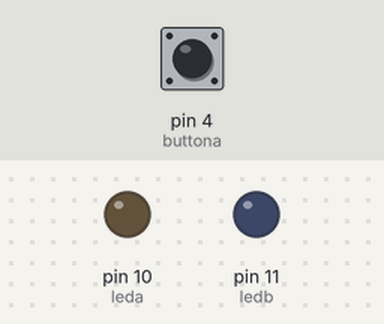
A sketch run on a simulated Arduino Uno, built with avr-gcc and run on an emulated ATmega328P. Shown: output pins drawn as LEDs (lit = HIGH). The inputs (shaded band) are chosen by the test bench; at power-on: pin 4 (buttona) HIGH.

Above: at 1.2 s.
1.3 s: pin 4 (buttona) pulled LOW for 0.15 s
At 2.5 s:
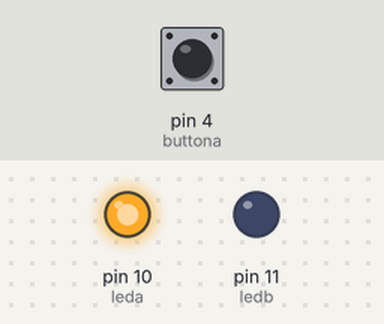
2.9 s: pin 4 (buttona) pulled LOW for 1 s
At 3.7 s:
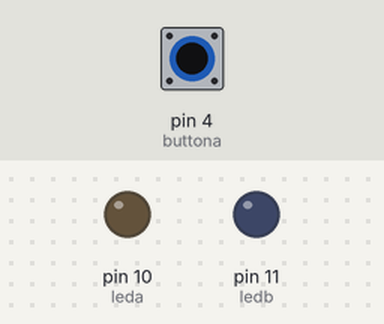
5.4 s: pin 4 (buttona) pulled LOW for 3.2 s
At 6.8 s:
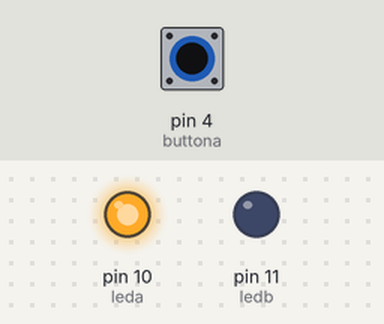
Timing chart, 0 to 8.4 s (numbered marks = the images above; inputs shaded):
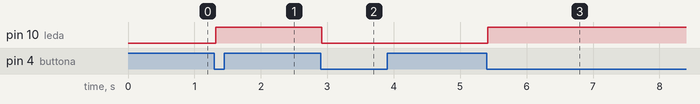

Measured:
- after the input at 1.3 s, pin 10 (leda): LOW → HIGH at once
- after the input at 2.9 s, pin 10 (leda): HIGH → LOW at once
- after the input at 5.4 s, pin 10 (leda): LOW → HIGH at once

The sketch:

Debouncing_2_Buttons_LED_Control.ino
```cpp
#include <ezButton.h>

const int buttona = 4;
const int buttonb = 5;
const int leda = 10;
const int ledb = 11;
int ledstatea = LOW;
int ledstateb = LOW;

ezButton button(buttona);
//ezButton button(buttonb);

void setup() {
  pinMode(leda, OUTPUT);
  pinMode (ledb, OUTPUT);
  button.setDebounceTime(20);
  button.setDebounceTime(20);
}

void loop() {
  button.loop();

  if(button.isPressed()) {
    ledstatea = !ledstatea;
    digitalWrite(leda, ledstatea);

  }
}
```
